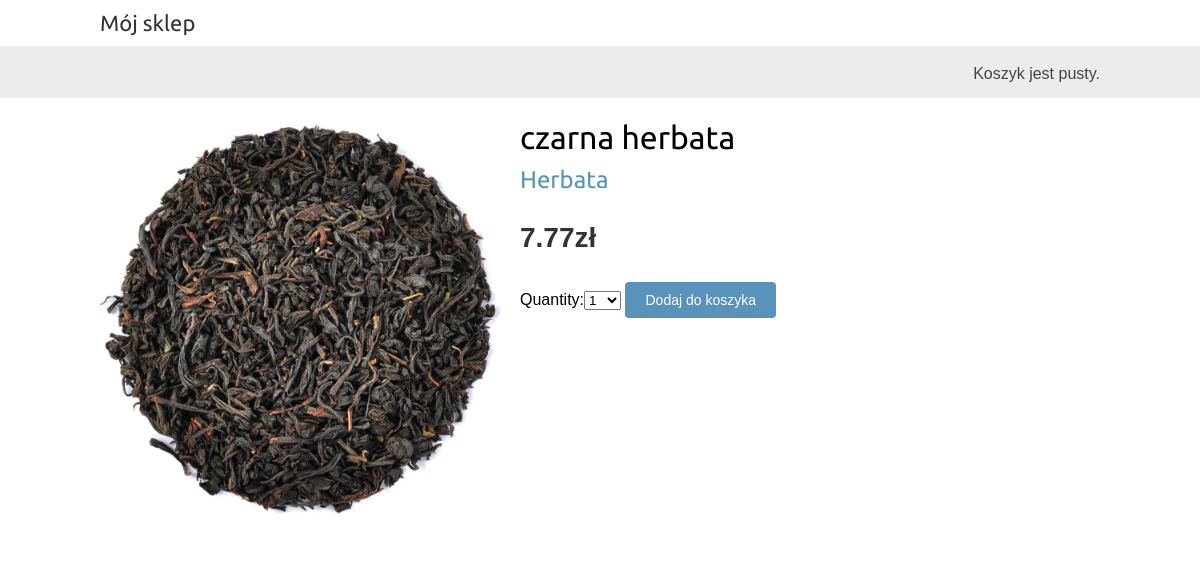
The app's page /3/czarna-herbata/ with its own data.
### shop/models.py (models this page shows, shortened)
class Product(models.Model):
    category = models.ForeignKey(Category, related_name='products', on_delete=models.CASCADE)
    name = models.CharField(max_length=200, db_index=True)
    slug = models.SlugField(max_length=200, db_index=True)
    image = models.ImageField(upload_to='products', blank=True)
    description = models.TextField(blank=True)
    price = models.DecimalField(max_digits=10, decimal_places=2)
    available = models.BooleanField(default=True)
    created = models.DateTimeField(auto_now_add=True)
    updated = models.DateTimeField(auto_now=True)
    class Meta:
        ordering = 'name',
        index_together = (('id', 'slug',),)

class Category(models.Model):
    name = models.CharField(max_length=200, db_index=True)
    slug = models.SlugField(max_length=200, db_index=True, unique=True)
    class Meta:
        ordering = 'name',
        verbose_name = 'category'
        verbose_name_plural = 'categories'
    def __str__(self):
        return self.name
    def get_absolute_url(self):
        return reverse('shop:product_list_by_category', args=[self.slug])

### shop/views.py (the view)
# urls.py: path('<int:id>/<slug:slug>/', views.product_detail, name='product_detail'),
def product_detail(request, id, slug):
    product = get_object_or_404(Product,
                                id=id,
                                slug=slug,
                                available=True)
    cart_product_form = CartAddProductForm()
    return render(request,
                  'detail.html',
                  {'product': product,
                   'cart_product_form': cart_product_form})

### cart/forms.py
class CartAddProductForm(forms.Form):
    quantity = forms.TypedChoiceField(choices=PRODUCT_QUANTITY_CHOICES, coerce=int)
    override = forms.BooleanField(required=False, initial=False, widget=forms.HiddenInput)

### cart/cart.py (called while the page is built)
    def __len__(self):
        return sum(item['quantity'] for item in self.cart.values())

### cart/context_processors.py (called while the page is built)
def cart(request):
    return {'cart': Cart(request)}

### shop/templates/detail.html (shortened to what this page needs)
{% extends "base.html" %}
{% load static %}
{% block content %}
  <div class="product-detail">
    <img src="{% if product.image %}{{ product.image.url }}{% else %}
    {% static 'images/no_image.png' %}{% endif %}">
    <h1>{{ product.name }}</h1>
    <h2>
      <a href="{{ product.category.get_absolute_url }}">
        {{ product.category }}
      </a>
    </h2>
    <p class="price">{{ product.price }}zł</p>
    <form action="{% url 'cart:cart_add' product.id %}" method="post">
      {{ cart_product_form}}
      <input type="submit" value="Dodaj do koszyka">
    </form>
  </div>
{% endblock %}

### shop/static/css/base.css (style rules this page uses)
body { margin:0; padding:0; font-family:helvetica, sans-serif; }
h1, h2, h3, h4, h5 , h6 { font-family: 'Ubuntu', sans-serif; font-weight:normal; }
a { text-decoration:none; color:#5993bb; }
a.button, input[type="submit"] { color:#fff; background:#5993bb; border-radius:4px; padding:10px 20px; font-size:14px; border:0; }
.product-detail { text-align:justify; }
.product-detail .price { color:#333; font-size:28px; font-weight:bold; }
.product-detail img { width:40%; float:left; padding:0 20px 20px 0; }
.product-detail h1 { margin-bottom:0; }
.product-detail h2 { margin-top:10px; }

### records on screen
Product: image (picture), name "czarna herbata", category "Herbata", price "7.77"
